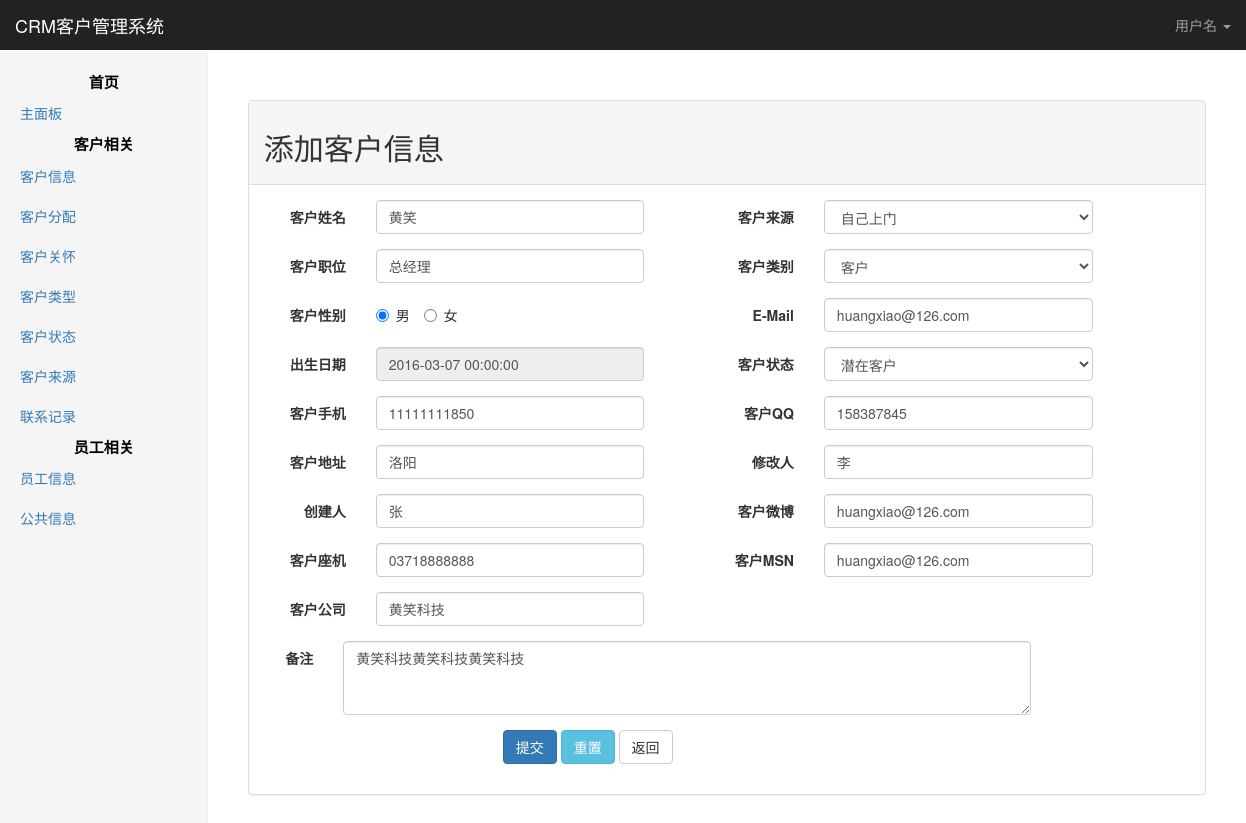
Screenshot of /action.php?act=customer_info&step=edit&id=10 with the database file from the repository.
### tables this page shows
CREATE TABLE `customer_info` (
  `customer_id` int(10) NOT NULL AUTO_INCREMENT,
  `condition_id` int(10) DEFAULT NULL,
  `source_id` int(10) DEFAULT NULL,
  `user_id` int(10) DEFAULT NULL,
  `type_id` int(10) DEFAULT NULL,
  `customer_name` varchar(50) DEFAULT NULL,
  `customer_sex` varchar(10) DEFAULT NULL,
  `customer_mobile` varchar(20) DEFAULT NULL,
  `customer_qq` varchar(20) DEFAULT NULL,
  `customer_address` varchar(500) DEFAULT NULL,
  `customer_email` varchar(100) DEFAULT NULL,
  `customer_remark` varchar(1000) DEFAULT NULL,
  `customer_job` varchar(100) DEFAULT NULL,
  `customer_blog` varchar(100) DEFAULT NULL,
  `customer_tel` varbinary(20) DEFAULT NULL,
  `customer_msn` varchar(50) DEFAULT NULL,
  `customer_birthday` timestamp NOT NULL DEFAULT CURRENT_TIMESTAMP ON UPDATE CURRENT_TIMESTAMP,
  `customer_addtime` timestamp NOT NULL DEFAULT '0000-00-00 00:00:00',
  `customer_addman` varchar(50) DEFAULT NULL,
  `customer_changtime` timestamp NOT NULL DEFAULT '0000-00-00 00:00:00',
  `customer_changeman` varchar(20) DEFAULT NULL,
  `customer_company` varchar(50) DEFAULT NULL,
  `is_used` varchar(10) DEFAULT '1',
  PRIMARY KEY (`customer_id`),
  KEY `FK_Reference_16` (`condition_id`),
  KEY `FK_Reference_17` (`source_id`),
  KEY `FK_Reference_18` (`type_id`),
  KEY `FK_Reference_23` (`user_id`)
);

### DB.php (called while the page is built, shortened)
<?php
$dbconfig = [
    'host' => 'localhost',
    'user' => 'root',
    'pass' => '123456',
    'dbname' => 'www.crm.io'
];
$dsn = sprintf("mysql:dbname=%s;host=%s", $dbconfig['dbname'], $dbconfig['host']);
try {
    $dbh = new PDO($dsn, $dbconfig['user'], $dbconfig['pass'], array(PDO::MYSQL_ATTR_INIT_COMMAND => "SET NAMES 'utf8';"));
    $dbh->setAttribute(PDO::ATTR_ERRMODE, PDO::ERRMODE_EXCEPTION);
} catch (PDOException $e) {
    echo "数据库链接失败".$e->getMessage();
    exit();
}
function db_query($sql){
    global $dbh;
    try{
        $res = $dbh->query($sql);
        return $res->fetchall(PDO::FETCH_ASSOC);
    }catch (PDOException $e){
        echo "数据库错误".$e->getMessage();
    }
}

### template/Customer_info_detail.php (the view, shortened to what this page needs)
<?php include_once __DIR__.DIRECTORY_SEPARATOR.'Common_header.php'?>
    <div class="panel panel-default">
        <div class="panel-heading">
            <div class="row">
                <h2 class="col-sm-4">添加客户信息</h2>
            </div>
        </div>
        <div class="panel-body">
            <form class="form-horizontal" method="post"
                  action="/action.php?act=customer_info&step=<?php echo $is_edit?'edit':'add'?>">
                <div class="row">
                    <div class="form-group col-xs-6">
                        <label class="col-sm-3 control-label form-label">客户姓名</label>
                        <div class="col-sm-8">
                            <input class="form-control" name="customer_name" type="text" value="<?php echo $is_edit?$info_data['customer_name']:''; ?>">
                        </div>
                    </div>
                    <div class="form-group col-xs-6">
                        <label class="col-sm-3 control-label form-label">客户来源</label>
                        <div class="col-sm-8">
                            <select class="form-control" name="source_id">
                                <?php foreach ($sourc_data as $value):?>
                                    <?php if($is_edit&& ($value['id']==$info_data['source_id'])):?>
                                        <option value="<?php echo $value['id'];?>" selected>
                                            <?php echo $value['name'];?>
                                        </option>
                                    <?php else: ?>
                                        <option value="<?php echo $value['id'];?>">
                                            <?php echo $value['name'];?>
                                        </option>
                                    <?php endif;?>
                                <?php endforeach;?>
                            </select>
                        </div>
                    </div>
                </div>
                <div class="row">
                    <div class="form-group col-xs-6">
                        <label class="col-sm-3 control-label form-label">客户职位</label>
                        <div class="col-sm-8">
                            <input class="form-control" type="text" name="customer_job" value="<?php echo $is_edit?$info_data['customer_job']:''; ?>">
                        </div>
                    </div>
                    <div class="form-group col-xs-6">
                        <label class="col-sm-3 control-label form-label">客户类别</label>
                        <div class="col-sm-8">
                            <select class="form-control" name="type_id">
                                <?php foreach ($types_data as $value):?>
                                    <?php if($is_edit&& ($value['id']==$info_data['type_id'])):?>
                                        <option value="<?php echo $value['id'];?>" selected>
                                            <?php echo $value['name'];?>
                                        </option>
                                    <?php else: ?>
                                        <option value="<?php echo $value['id'];?>">
                                            <?php echo $value['name'];?>
                                        </option>
                                    <?php endif;?>
                                <?php endforeach;?>
                            </select>
                        </div>
                    </div>
                </div>
                <div class="row">
                    <div class="form-group col-xs-6">
                        <label class="col-sm-3 control-label form-label">客户性别</label>
                        <div class="col-sm-8">
                            <?php if($is_edit): ?>
                                <label class="radio-inline">
                                    <input type="radio" name="customer_sex"  value="男" <?php if ($info_data['customer_sex']=='男') echo 'checked'?> > 男
                                </label>
                                <label class="radio-inline">
                                    <input type="radio" name="customer_sex"  value="女" <?php if ($info_data['customer_sex']=='女') echo 'checked'?> > 女
                                </label>
                            <?php endif; ?>
                        </div>
                    </div>
                    <div class="form-group col-xs-6">
                        <label class="col-sm-3 control-label form-label">E-Mail</label>
                        <div class="col-sm-8">
                            <input class="form-control" type="email" name="customer_email" value="<?php echo $is_edit?$info_data['customer_email']:''; ?>">
                        </div>
                    </div>
                </div>
                <div class="row">
                    <div class="form-group col-xs-6">
                        <label class="col-sm-3 control-label form-label">出生日期</label>
                        <div class="col-sm-8">
                            <input class="form_datetime form-control" type="text" value="<?php echo $is_edit?$info_data['customer_birthday']:''; ?>" name="customer_birthday" readonly>
                        </div>
                    </div>
                    <div class="form-group col-xs-6">
                        <label class="col-sm-3 control-label form-label">客户状态</label>
                        <div class="col-sm-8">
                            <select class="form-control" name="condition_id">
                                <?php foreach ($status_data as $value):?>
                                    <?php if($is_edit&& ($value['id']==$info_data['condition_id'])):?>
                                        <option value="<?php echo $value['id'];?>" selected>
                                            <?php echo $value['name'];?>
                                        </option>
                                    <?php else: ?>
                                        <option value="<?php echo $value['id'];?>">
                                            <?php echo $value['name'];?>
                                        </option>
                                    <?php endif;?>
                                <?php endforeach;?>
                            </select>
                        </div>
                    </div>
                </div>
                <div class="row">
                    <div class="form-group col-xs-6">
                        <label class="col-sm-3 control-label form-label">客户手机</label>
                        <div class="col-sm-8">
                            <input class="form-control" name="customer_mobile" type="text" value="<?php echo $is_edit?$info_data['customer_mobile']:''; ?>">
                        </div>
                    </div>
                    <div class="form-group col-xs-6">
                        <label class="col-sm-3 control-label form-label">客户QQ</label>
                        <div class="col-sm-8">
                            <input class="form-control" type="text" name="customer_qq" value="<?php echo $is_edit?$info_data['customer_qq']:''; ?>">
                        </div>
                    </div>
                </div>
                <div class="row">
                    <div class="form-group col-xs-6">
                        <label class="col-sm-3 control-label form-label">客户地址</label>
                        <div class="col-sm-8">
                            <input class="form-control" name="customer_address" type="text" value="<?php echo $is_edit?$info_data['customer_address']:''; ?>">
                        </div>
                    </div>
                    <div class="form-group col-xs-6">
                        <label class="col-sm-3 control-label form-label">修改人</label>
                        <div class="col-sm-8">
                            <input class="form-control" type="text" name="customer_changeman" value="<?php echo $is_edit?$info_data['customer_changeman']:''; ?>">
                        </div>
                    </div>
                </div>
                <div class="row">
                    <div class="form-group col-xs-6">
                        <label class="col-sm-3 control-label form-label">创建人</label>
                        <div class="col-sm-8">
                            <input class="form-control" type="text" name="customer_addman" value="<?php echo $is_edit?$info_data['customer_addman']:''; ?>">
                        </div>
                    </div>
                    <div class="form-group col-xs-6">
                        <label class="col-sm-3 control-label form-label">客户微博</label>
                        <div class="col-sm-8">
                            <input class="form-control" type="text" name="customer_blog" value="<?php echo $is_edit?$info_data['customer_blog']:''; ?>">
                        </div>
                    </div>
                </div>
                <div class="row">
                    <div class="form-group col-xs-6">
                        <label class="col-sm-3 control-label form-label">客户座机</label>
                        <div class="col-sm-8">
                            <input class="form-control" type="text" name="customer_tel" value="<?php echo $is_edit?$info_data['customer_tel']:''; ?>">
                        </div>
                    </div>
                    <div class="form-group col-xs-6">
                        <label class="col-sm-3 control-label form-label">客户MSN</label>
                        <div class="col-sm-8">
                            <input class="form-control" type="text" name="customer_msn" value="<?php echo $is_edit?$info_data['customer_msn']:''; ?>">
                        </div>
                    </div>
                </div>
                <div class="row">
                    <div class="form-group col-xs-6">
                        <label class="col-sm-3 control-label form-label">客户公司</label>
                        <div class="col-sm-8">
                            <input class="form-control" name="customer_company" type="text" value="<?php echo $is_edit?$info_data['customer_company']:''; ?>">
                        </div>
                    </div>
                    <div class="form-group col-xs-6">
                    </div>
                </div>
                <div class="form-group">
                    <label class="col-sm-1 control-label form-label">备注</label>
                    <div class="col-sm-9">
                        <textarea class="form-control" name="customer_remark" rows="3"><?php echo $is_edit?$info_data['customer_remark']:''; ?></textarea>
                    </div>
                </div>
                <div class="form-group">
                    <div class="col-sm-offset-3 col-sm-10">
                        <button class="btn btn-primary" type="submit" value="submit" name="submit">提交</button>
                        <button class="btn btn-info" type="reset">重置</button>
                        <a class="btn btn-default" onclick="history.back()" role="button">返回</a>
                    </div>
                </div>
            </form>
        </div>
    </div>
    <link rel="stylesheet" href="/static/css/bootstrap-datetimepicker.min.css">
<?php include_once __DIR__.DIRECTORY_SEPARATOR.'Common_footer.php'?>

### static/css/home.css (style rules this page uses)
body { padding-top: 50px; }

### rows the page displays
customer_info: customer_name "黄笑", customer_job "总经理", customer_sex "☑ 男", customer_sex "☐ 女", customer_email "huangxiao@126.com", customer_birthday "2016-03-07 00:00:00", customer_mobile "11111111850", customer_qq "158387845", customer_address "洛阳", customer_changeman "李", customer_addman "张", customer_blog "huangxiao@126.com", customer_tel "03718888888", customer_msn "huangxiao@126.com", customer_company "黄笑科技", customer_remark "黄笑科技黄笑科技黄笑科技"

### other values shown
form field source_id "自己上门"
form field type_id "客户"
form field condition_id "潜在客户"
